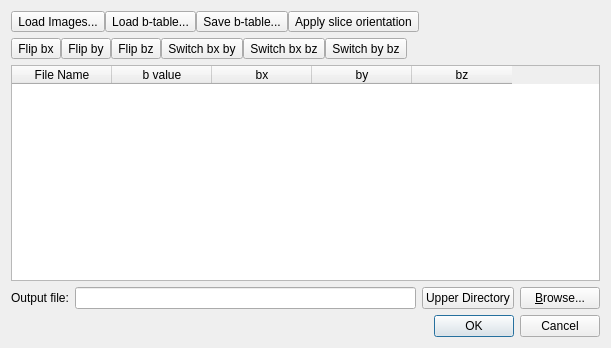
<?xml version="1.0" encoding="UTF-8"?>
<ui version="4.0">
 <class>dicom_parser</class>
 <widget class="QDialog" name="dicom_parser">
  <property name="windowModality">
   <enum>Qt::ApplicationModal</enum>
  </property>
  <property name="geometry">
   <rect>
    <x>0</x>
    <y>0</y>
    <width>611</width>
    <height>348</height>
   </rect>
  </property>
  <property name="font">
   <font>
    <family>Arial</family>
   </font>
  </property>
  <property name="windowTitle">
   <string>B-table</string>
  </property>
  <property name="layoutDirection">
   <enum>Qt::LeftToRight</enum>
  </property>
  <property name="modal">
   <bool>false</bool>
  </property>
  <layout class="QHBoxLayout" name="horizontalLayout">
   <item>
    <layout class="QVBoxLayout" name="verticalLayout">
     <item>
      <layout class="QHBoxLayout" name="horizontalLayout_3">
       <property name="spacing">
        <number>0</number>
       </property>
       <item>
        <widget class="QToolButton" name="loadImage">
         <property name="text">
          <string>Load Images...</string>
         </property>
        </widget>
       </item>
       <item>
        <widget class="QToolButton" name="toolButton_2">
         <property name="text">
          <string>Load b-table...</string>
         </property>
        </widget>
       </item>
       <item>
        <widget class="QToolButton" name="toolButton_8">
         <property name="text">
          <string>Save b-table...</string>
         </property>
        </widget>
       </item>
       <item>
        <widget class="QToolButton" name="apply_slice_orientation">
         <property name="text">
          <string>Apply slice orientation</string>
         </property>
        </widget>
       </item>
       <item>
        <spacer name="horizontalSpacer_2">
         <property name="orientation">
          <enum>Qt::Horizontal</enum>
         </property>
         <property name="sizeHint" stdset="0">
          <size>
           <width>40</width>
           <height>20</height>
          </size>
         </property>
        </spacer>
       </item>
      </layout>
     </item>
     <item>
      <layout class="QHBoxLayout" name="horizontalLayout_4">
       <property name="spacing">
        <number>0</number>
       </property>
       <item>
        <widget class="QToolButton" name="toolButton">
         <property name="text">
          <string>Flip bx</string>
         </property>
         <property name="toolButtonStyle">
          <enum>Qt::ToolButtonTextUnderIcon</enum>
         </property>
        </widget>
       </item>
       <item>
        <widget class="QToolButton" name="toolButton_3">
         <property name="text">
          <string>Flip by</string>
         </property>
        </widget>
       </item>
       <item>
        <widget class="QToolButton" name="toolButton_4">
         <property name="text">
          <string>Flip bz</string>
         </property>
        </widget>
       </item>
       <item>
        <widget class="QToolButton" name="toolButton_5">
         <property name="text">
          <string>Switch bx by</string>
         </property>
        </widget>
       </item>
       <item>
        <widget class="QToolButton" name="toolButton_6">
         <property name="text">
          <string>Switch bx bz</string>
         </property>
        </widget>
       </item>
       <item>
        <widget class="QToolButton" name="toolButton_7">
         <property name="text">
          <string>Switch by bz</string>
         </property>
        </widget>
       </item>
       <item>
        <spacer name="horizontalSpacer">
         <property name="orientation">
          <enum>Qt::Horizontal</enum>
         </property>
         <property name="sizeHint" stdset="0">
          <size>
           <width>40</width>
           <height>20</height>
          </size>
         </property>
        </spacer>
       </item>
      </layout>
     </item>
     <item>
      <widget class="QTableWidget" name="tableWidget">
       <property name="layoutDirection">
        <enum>Qt::LeftToRight</enum>
       </property>
       <property name="horizontalScrollMode">
        <enum>QAbstractItemView::ScrollPerItem</enum>
       </property>
       <property name="gridStyle">
        <enum>Qt::SolidLine</enum>
       </property>
       <column>
        <property name="text">
         <string>File Name</string>
        </property>
       </column>
       <column>
        <property name="text">
         <string>b value</string>
        </property>
       </column>
       <column>
        <property name="text">
         <string>bx</string>
        </property>
       </column>
       <column>
        <property name="text">
         <string>by</string>
        </property>
       </column>
       <column>
        <property name="text">
         <string>bz</string>
        </property>
       </column>
      </widget>
     </item>
     <item>
      <layout class="QHBoxLayout" name="horizontalLayout_2">
       <item>
        <widget class="QLabel" name="label">
         <property name="frameShape">
          <enum>QFrame::NoFrame</enum>
         </property>
         <property name="text">
          <string>Output file:</string>
         </property>
        </widget>
       </item>
       <item>
        <widget class="QLineEdit" name="SrcName"/>
       </item>
       <item>
        <widget class="QPushButton" name="upperDir">
         <property name="text">
          <string>Upper Directory</string>
         </property>
        </widget>
       </item>
       <item>
        <widget class="QPushButton" name="pushButton">
         <property name="text">
          <string>&amp;Browse...</string>
         </property>
        </widget>
       </item>
      </layout>
     </item>
     <item>
      <widget class="QDialogButtonBox" name="buttonBox">
       <property name="layoutDirection">
        <enum>Qt::LeftToRight</enum>
       </property>
       <property name="orientation">
        <enum>Qt::Horizontal</enum>
       </property>
       <property name="standardButtons">
        <set>QDialogButtonBox::Cancel|QDialogButtonBox::Ok</set>
       </property>
      </widget>
     </item>
    </layout>
   </item>
  </layout>
 </widget>
 <resources/>
 <connections>
  <connection>
   <sender>buttonBox</sender>
   <signal>accepted()</signal>
   <receiver>dicom_parser</receiver>
   <slot>accept()</slot>
   <hints>
    <hint type="sourcelabel">
     <x>248</x>
     <y>254</y>
    </hint>
    <hint type="destinationlabel">
     <x>157</x>
     <y>274</y>
    </hint>
   </hints>
  </connection>
  <connection>
   <sender>buttonBox</sender>
   <signal>rejected()</signal>
   <receiver>dicom_parser</receiver>
   <slot>reject()</slot>
   <hints>
    <hint type="sourcelabel">
     <x>316</x>
     <y>260</y>
    </hint>
    <hint type="destinationlabel">
     <x>286</x>
     <y>274</y>
    </hint>
   </hints>
  </connection>
 </connections>
</ui>
